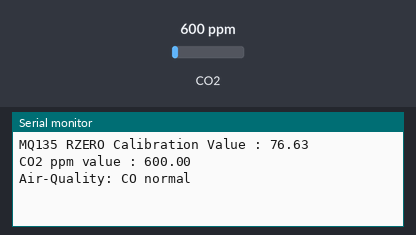
Simulated run of this sketch. Board: Arduino Nano, built with avr-gcc and run on an emulated ATmega328P. Parts: the last lines printed to the serial monitor. Inputs (shaded band) come from the test bench; at power-on: CO2 600 ppm.

Above: at 4.2 s.
4.3 s: CO2 set to 1961 ppm
At 5.6 s:
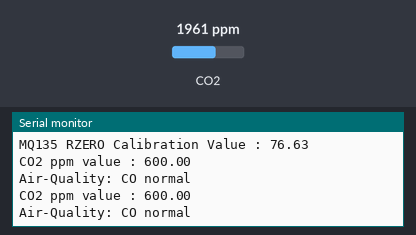
5.8 s: CO2 set to 2023 ppm
At 7.8 s:
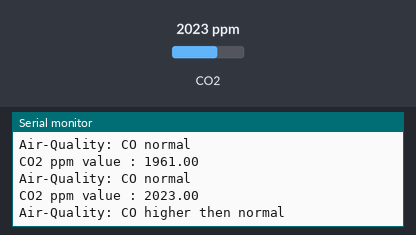
Timing chart, 0 to 9.3 s (numbered marks = the images above; inputs shaded):
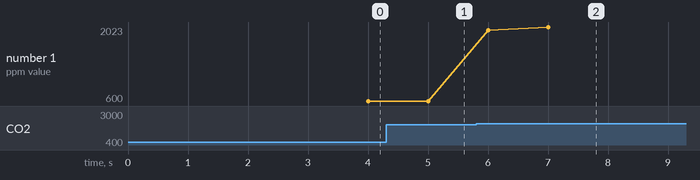

Measured:
- the behaviour switches between 2000 and 2001 ppm on CO2 (found by bisection; images 1 and 2)
- after the input at 5.8 s, the serial monitor: prints a new line after 1.2 s (image 2)
- plotted number 1: 600 → 2023 after the input at 5.8 s

The sketch:

MQ135.ino
```cpp
/*
  Library Repository : https://github.com/ckalpha/MQ135
  Author : Damrongwit Nusuk
  Email : jack@racksync.com
  Website : http://www.racksync.com
*/

#include "MQ135.h"
#define ANALOGPIN A7    //  Define Analog PIN on Arduino Board
#define RZERO 384.81    //  Define RZERO Calibration Value
MQ135 gasSensor = MQ135(A7);

// gas sensor resistance: 223.56

void setup()
{
  Serial.begin(9600);
  float rzero = gasSensor.getCorrectedRZero(20.0, 46.0);
  delay(3000);
  Serial.print("MQ135 RZERO Calibration Value : ");
  Serial.println(rzero);
}

void siren() {
  for (int i = 700; i < 800; i++) {
    tone(6, i);
    delay(15);
  }
  for (int i = 800; i > 700; i--) {
    tone(6, i);
    delay(15);
  }
}

// normale balkonluft: 15
// co2 ist merklich: 90
// hohe co2 dosi: 150
// alles über 160 fenster auf
void loop() {
  float ppm = gasSensor.getCorrectedPPM(20.0, 46.0);
  delay(1000);
  digitalWrite(13, HIGH);
  Serial.print("CO2 ppm value : ");
  Serial.println(ppm);
  if (ppm <= 300.0)
  {
    Serial.println("Air-Quality: CO perfect");
  }
  else if ((ppm > 300.0) && (ppm <= 2000.0)) // || = or
  {
    Serial.println("Air-Quality: CO normal");
  }
  else if ((ppm > 2000.0) && (ppm <= 5800.0))
  {
    Serial.println("Air-Quality: CO higher then normal");
    delay(5000);
  }
  else if (ppm > 5800.0)
  {
    Serial.println("Air-Quality: ALARM CO high, open the window!");
    delay(5000);
    siren();
  }
  else
  {
    Serial.println("MQ-135 - cant read any value - check the sensor!");
  }
}
```
